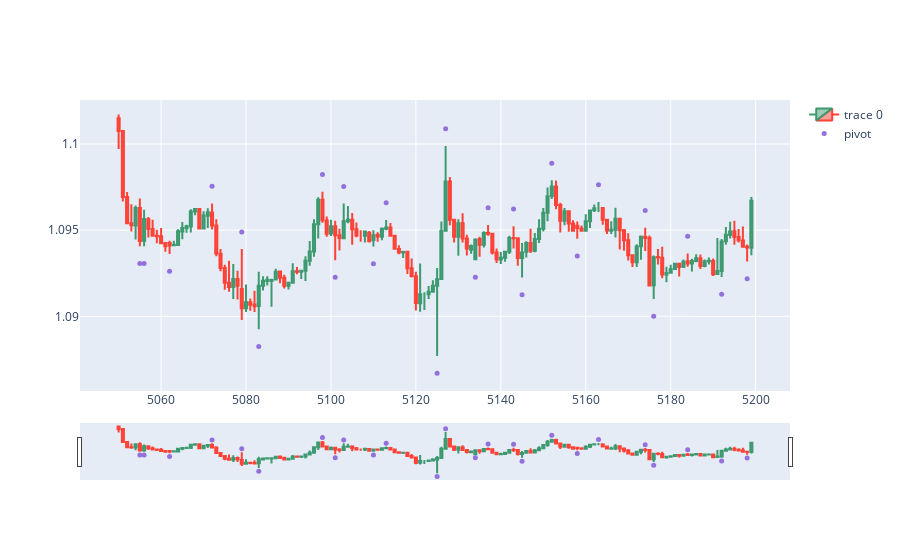

Notebook code for this chart:
### Code cell
import plotly.graph_objects as go
dfpl = df[5050:5200]
fig = go.Figure(data=[go.Candlestick(x=dfpl.index,
                open=dfpl['open'],
                high=dfpl['high'],
                low=dfpl['low'],
                close=dfpl['close'])])

fig.add_scatter(x=dfpl.index, y=dfpl['pointpos'], mode="markers",
                marker=dict(size=5, color="MediumPurple"),
                name="pivot")
fig.show()

### Figure 1 — Plotly figure (JSON) as saved in the notebook; plotly's stock layout.template omitted (floating-point values rounded to 4 significant figures; data arrays with more than 128 entries replaced by an {"elided": "..."} marker saying what was removed)
{"data": [{"close": {"elided": "150 float values"}, "high": {"elided": "150 float values"}, "low": {"elided": "150 float values"}, "open": {"elided": "150 float values"}, "type": "candlestick", "x": {"elided": "150 int values"}}, {"marker": {"color": "MediumPurple", "size": 5}, "mode": "markers", "name": "pivot", "type": "scatter", "x": {"elided": "150 int values"}, "y": {"elided": "150 float values"}}], "layout": {}}
